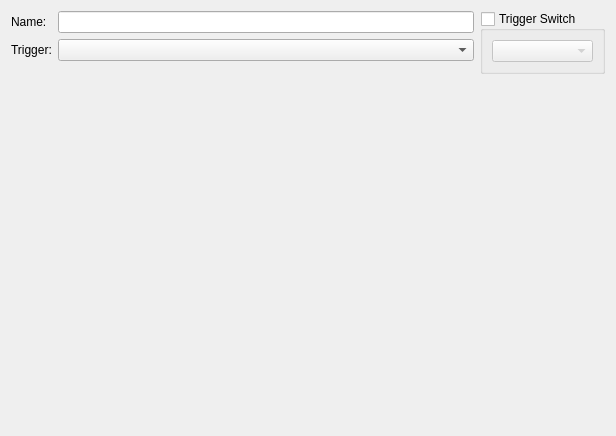
<?xml version="1.0" encoding="UTF-8"?>
<ui version="4.0">
 <class>CommonEventWidget</class>
 <widget class="QWidget" name="CommonEventWidget">
  <property name="geometry">
   <rect>
    <x>0</x>
    <y>0</y>
    <width>616</width>
    <height>436</height>
   </rect>
  </property>
  <property name="windowTitle">
   <string>Form</string>
  </property>
  <layout class="QGridLayout" name="gridLayout_2">
   <item row="0" column="0">
    <layout class="QHBoxLayout" name="horizontalLayout">
     <item>
      <layout class="QFormLayout" name="formLayout">
       <item row="0" column="0">
        <widget class="QLabel" name="label">
         <property name="text">
          <string>Name:</string>
         </property>
        </widget>
       </item>
       <item row="0" column="1">
        <widget class="QLineEdit" name="lineName"/>
       </item>
       <item row="1" column="0">
        <widget class="QLabel" name="label_2">
         <property name="text">
          <string>Trigger:</string>
         </property>
        </widget>
       </item>
       <item row="1" column="1">
        <widget class="QComboBox" name="comboTrigger"/>
       </item>
      </layout>
     </item>
     <item>
      <widget class="QGroupBox" name="groupSwitch">
       <property name="title">
        <string>Trigger Switch</string>
       </property>
       <property name="checkable">
        <bool>true</bool>
       </property>
       <property name="checked">
        <bool>false</bool>
       </property>
       <layout class="QGridLayout" name="gridLayout">
        <item row="0" column="0">
         <widget class="SwitchRpgComboBox" name="comboSwitch"/>
        </item>
       </layout>
      </widget>
     </item>
    </layout>
   </item>
   <item row="1" column="0">
    <widget class="EventCommandsWidget" name="commands" native="true">
     <property name="sizePolicy">
      <sizepolicy hsizetype="Preferred" vsizetype="Expanding">
       <horstretch>0</horstretch>
       <verstretch>0</verstretch>
      </sizepolicy>
     </property>
    </widget>
   </item>
  </layout>
 </widget>
 <customwidgets>
  <customwidget>
   <class>EventCommandsWidget</class>
   <extends>QWidget</extends>
   <header>ui/event/event_commands_widget.h</header>
   <container>1</container>
  </customwidget>
  <customwidget>
   <class>SwitchRpgComboBox</class>
   <extends>QComboBox</extends>
   <header>ui/common/rpg_combobox.h</header>
  </customwidget>
 </customwidgets>
 <resources/>
 <connections/>
</ui>
